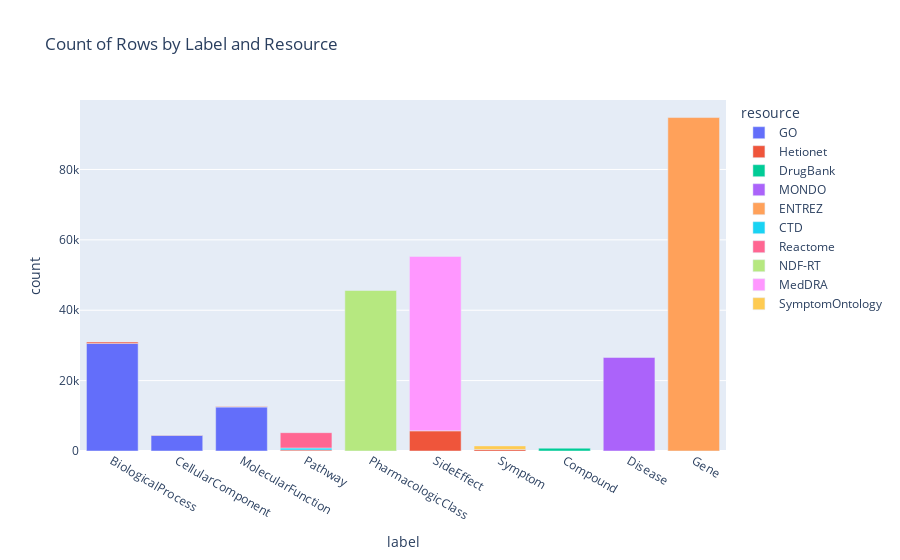

Notebook code cell kept with this figure:
### Markdown cell above
### Grouped bar plots

### Code cell
import plotly.express as px

# Group the data by 'label' and 'resource' and count the rows
grouped_df = entities_subset.groupby(['label', 'resource']).size().reset_index(name='count')

# Create the bar chart using Plotly Express
fig1 = px.bar(grouped_df, x='label', y='count', color='resource', title='Count of Rows by Label and Resource')

# Show the plot
fig1.show(renderer='vscode')

### Figure 1 — Plotly figure (JSON) as saved in the notebook; plotly's stock layout.template omitted (floating-point values rounded to 4 significant figures)
{"data": [{"alignmentgroup": "True", "hovertemplate": "resource=GO<br>label=%{x}<br>count=%{y}<extra></extra>", "legendgroup": "GO", "marker": {"color": "#636efa", "pattern": {"shape": ""}}, "name": "GO", "offsetgroup": "GO", "orientation": "v", "showlegend": true, "textposition": "auto", "type": "bar", "x": ["BiologicalProcess", "CellularComponent", "MolecularFunction"], "xaxis": "x", "y": [30571, 4485, 12502], "yaxis": "y"}, {"alignmentgroup": "True", "hovertemplate": "resource=Hetionet<br>label=%{x}<br>count=%{y}<extra></extra>", "legendgroup": "Hetionet", "marker": {"color": "#EF553B", "pattern": {"shape": ""}}, "name": "Hetionet", "offsetgroup": "Hetionet", "orientation": "v", "showlegend": true, "textposition": "auto", "type": "bar", "x": ["BiologicalProcess", "CellularComponent", "MolecularFunction", "Pathway", "PharmacologicClass", "SideEffect", "Symptom"], "xaxis": "x", "y": [387, 32, 143, 294, 1, 5734, 438], "yaxis": "y"}, {"alignmentgroup": "True", "hovertemplate": "resource=DrugBank<br>label=%{x}<br>count=%{y}<extra></extra>", "legendgroup": "DrugBank", "marker": {"color": "#00cc96", "pattern": {"shape": ""}}, "name": "DrugBank", "offsetgroup": "DrugBank", "orientation": "v", "showlegend": true, "textposition": "auto", "type": "bar", "x": ["Compound"], "xaxis": "x", "y": [796], "yaxis": "y"}, {"alignmentgroup": "True", "hovertemplate": "resource=MONDO<br>label=%{x}<br>count=%{y}<extra></extra>", "legendgroup": "MONDO", "marker": {"color": "#ab63fa", "pattern": {"shape": ""}}, "name": "MONDO", "offsetgroup": "MONDO", "orientation": "v", "showlegend": true, "textposition": "auto", "type": "bar", "x": ["Disease"], "xaxis": "x", "y": [26582], "yaxis": "y"}, {"alignmentgroup": "True", "hovertemplate": "resource=ENTREZ<br>label=%{x}<br>count=%{y}<extra></extra>", "legendgroup": "ENTREZ", "marker": {"color": "#FFA15A", "pattern": {"shape": ""}}, "name": "ENTREZ", "offsetgroup": "ENTREZ", "orientation": "v", "showlegend": true, "textposition": "auto", "type": "bar", "x": ["Gene"], "xaxis": "x", "y": [94753], "yaxis": "y"}, {"alignmentgroup": "True", "hovertemplate": "resource=CTD<br>label=%{x}<br>count=%{y}<extra></extra>", "legendgroup": "CTD", "marker": {"color": "#19d3f3", "pattern": {"shape": ""}}, "name": "CTD", "offsetgroup": "CTD", "orientation": "v", "showlegend": true, "textposition": "auto", "type": "bar", "x": ["Pathway"], "xaxis": "x", "y": [558], "yaxis": "y"}, {"alignmentgroup": "True", "hovertemplate": "resource=Reactome<br>label=%{x}<br>count=%{y}<extra></extra>", "legendgroup": "Reactome", "marker": {"color": "#FF6692", "pattern": {"shape": ""}}, "name": "Reactome", "offsetgroup": "Reactome", "orientation": "v", "showlegend": true, "textposition": "auto", "type": "bar", "x": ["Pathway"], "xaxis": "x", "y": [4354], "yaxis": "y"}, {"alignmentgroup": "True", "hovertemplate": "resource=NDF-RT<br>label=%{x}<br>count=%{y}<extra></extra>", "legendgroup": "NDF-RT", "marker": {"color": "#B6E880", "pattern": {"shape": ""}}, "name": "NDF-RT", "offsetgroup": "NDF-RT", "orientation": "v", "showlegend": true, "textposition": "auto", "type": "bar", "x": ["PharmacologicClass"], "xaxis": "x", "y": [45605], "yaxis": "y"}, {"alignmentgroup": "True", "hovertemplate": "resource=MedDRA<br>label=%{x}<br>count=%{y}<extra></extra>", "legendgroup": "MedDRA", "marker": {"color": "#FF97FF", "pattern": {"shape": ""}}, "name": "MedDRA", "offsetgroup": "MedDRA", "orientation": "v", "showlegend": true, "textposition": "auto", "type": "bar", "x": ["SideEffect"], "xaxis": "x", "y": [49561], "yaxis": "y"}, {"alignmentgroup": "True", "hovertemplate": "resource=SymptomOntology<br>label=%{x}<br>count=%{y}<extra></extra>", "legendgroup": "SymptomOntology", "marker": {"color": "#FECB52", "pattern": {"shape": ""}}, "name": "SymptomOntology", "offsetgroup": "SymptomOntology", "orientation": "v", "showlegend": true, "textposition": "auto", "type": "bar", "x": ["Symptom"], "xaxis": "x", "y": [1013], "yaxis": "y"}], "layout": {"barmode": "relative", "legend": {"title": {"text": "resource"}, "tracegroupgap": 0}, "title": {"text": "Count of Rows by Label and Resource"}, "xaxis": {"anchor": "y", "domain": [0, 1], "title": {"text": "label"}}, "yaxis": {"anchor": "x", "domain": [0, 1], "title": {"text": "count"}}}}
